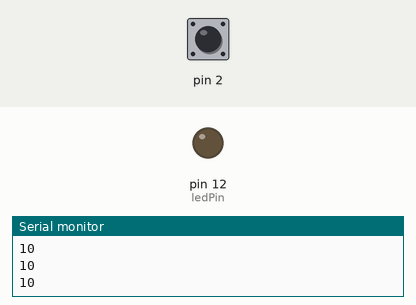
Simulated run of this sketch. Board: Arduino Uno, built with avr-gcc and run on an emulated ATmega328P. Parts: output pins drawn as LEDs (lit = HIGH), the last lines printed to the serial monitor. Inputs (shaded band) come from the test bench; at power-on: pin 2 HIGH.

Above: at 1.2 s.
1.3 s: pin 2 pulled LOW for 0.15 s
At 1.38 s:
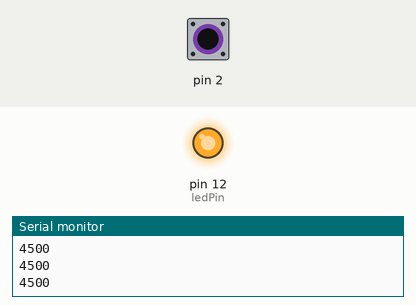
2.9 s: pin 2 pulled LOW for 3.2 s
At 6.5 s:
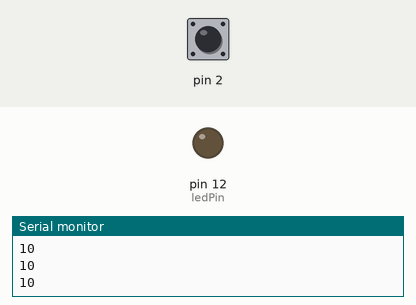
Timing chart, 0 to 8.0 s (numbered marks = the images above; inputs shaded):
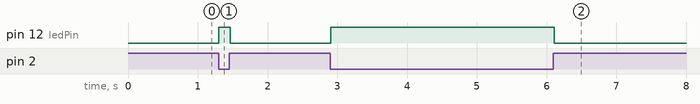

The sketch:

project-13-touchy-feely-lamp.ino
```cpp
#include <CapacitiveSensor.h>

CapacitiveSensor capacitiveSensor = CapacitiveSensor(4, 2);

int threshold = 1000;
const int ledPin = 12;

void setup() {
	Serial.begin(9600);
	pinMode(ledPin, OUTPUT);
}

void loop() {
	long sensorValue = capacitiveSensor.capacitiveSensor(30);
	Serial.println(sensorValue);

	if(sensorValue > threshold) {
		digitalWrite(ledPin, HIGH);
	}
	else {
		digitalWrite(ledPin, LOW);
	}

	delay(10);
}
```

Measured:
- after the input at 1.3 s, pin 12 (ledPin): LOW → HIGH at once, → LOW 0.16 s later
- after the input at 2.9 s, pin 12 (ledPin): LOW → HIGH at once, → LOW 3.2 s later
